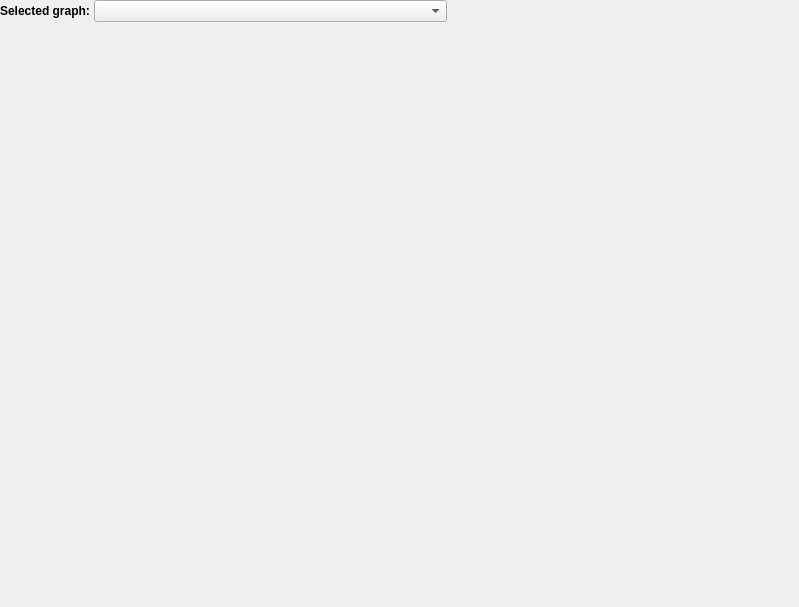
<?xml version="1.0" encoding="UTF-8"?>
<ui version="4.0">
 <class>PythonPanel</class>
 <widget class="QWidget" name="PythonPanel">
  <property name="geometry">
   <rect>
    <x>0</x>
    <y>0</y>
    <width>799</width>
    <height>607</height>
   </rect>
  </property>
  <property name="acceptDrops">
   <bool>true</bool>
  </property>
  <property name="windowTitle">
   <string>Form</string>
  </property>
  <layout class="QVBoxLayout" name="verticalLayout_2">
   <property name="spacing">
    <number>0</number>
   </property>
   <property name="leftMargin">
    <number>0</number>
   </property>
   <property name="topMargin">
    <number>0</number>
   </property>
   <property name="rightMargin">
    <number>0</number>
   </property>
   <property name="bottomMargin">
    <number>0</number>
   </property>
   <item>
    <widget class="HeaderFrame" name="headerFrame" native="true">
     <property name="expandable" stdset="0">
      <bool>false</bool>
     </property>
     <property name="title" stdset="0">
      <string>Python REPL</string>
     </property>
    </widget>
   </item>
   <item>
    <widget class="QWidget" name="tabWidget" native="true">
     <property name="toolTip">
      <string/>
     </property>
     <layout class="QVBoxLayout" name="verticalLayout_3">
      <property name="spacing">
       <number>0</number>
      </property>
      <property name="leftMargin">
       <number>0</number>
      </property>
      <property name="topMargin">
       <number>0</number>
      </property>
      <property name="rightMargin">
       <number>0</number>
      </property>
      <property name="bottomMargin">
       <number>0</number>
      </property>
      <item>
       <layout class="QHBoxLayout" name="horizontalLayout">
        <item>
         <widget class="QLabel" name="graphComboTitle">
          <property name="sizePolicy">
           <sizepolicy hsizetype="Maximum" vsizetype="Preferred">
            <horstretch>0</horstretch>
            <verstretch>0</verstretch>
           </sizepolicy>
          </property>
          <property name="text">
           <string>&lt;html&gt;&lt;head/&gt;&lt;body&gt;&lt;p&gt;&lt;span style=&quot; font-weight:600;&quot;&gt;Selected graph: &lt;/span&gt;&lt;/p&gt;&lt;/body&gt;&lt;/html&gt;</string>
          </property>
         </widget>
        </item>
        <item>
         <widget class="TreeViewComboBox" name="graphCombo">
          <property name="sizePolicy">
           <sizepolicy hsizetype="Expanding" vsizetype="Fixed">
            <horstretch>0</horstretch>
            <verstretch>0</verstretch>
           </sizepolicy>
          </property>
          <property name="minimumSize">
           <size>
            <width>100</width>
            <height>0</height>
           </size>
          </property>
          <property name="toolTip">
           <string>The selected graph will be bound to a Python global variable named &quot;graph&quot;</string>
          </property>
          <property name="sizeAdjustPolicy">
           <enum>QComboBox::AdjustToContents</enum>
          </property>
         </widget>
        </item>
        <item>
         <spacer name="horizontalSpacer">
          <property name="orientation">
           <enum>Qt::Horizontal</enum>
          </property>
          <property name="sizeHint" stdset="0">
           <size>
            <width>40</width>
            <height>20</height>
           </size>
          </property>
         </spacer>
        </item>
       </layout>
      </item>
      <item>
       <widget class="tlp::PythonShellWidget" name="pythonShellWidget" native="true">
        <property name="sizePolicy">
         <sizepolicy hsizetype="Expanding" vsizetype="Expanding">
          <horstretch>0</horstretch>
          <verstretch>0</verstretch>
         </sizepolicy>
        </property>
       </widget>
      </item>
     </layout>
    </widget>
   </item>
  </layout>
 </widget>
 <customwidgets>
  <customwidget>
   <class>HeaderFrame</class>
   <extends>QWidget</extends>
   <header>HeaderFrame.h</header>
   <container>1</container>
  </customwidget>
  <customwidget>
   <class>TreeViewComboBox</class>
   <extends>QComboBox</extends>
   <header>talipot/TreeViewComboBox.h</header>
   <container>1</container>
  </customwidget>
  <customwidget>
   <class>tlp::PythonShellWidget</class>
   <extends>QWidget</extends>
   <header location="global">talipot/PythonShellWidget.h</header>
   <container>1</container>
  </customwidget>
 </customwidgets>
 <resources/>
 <connections/>
</ui>
